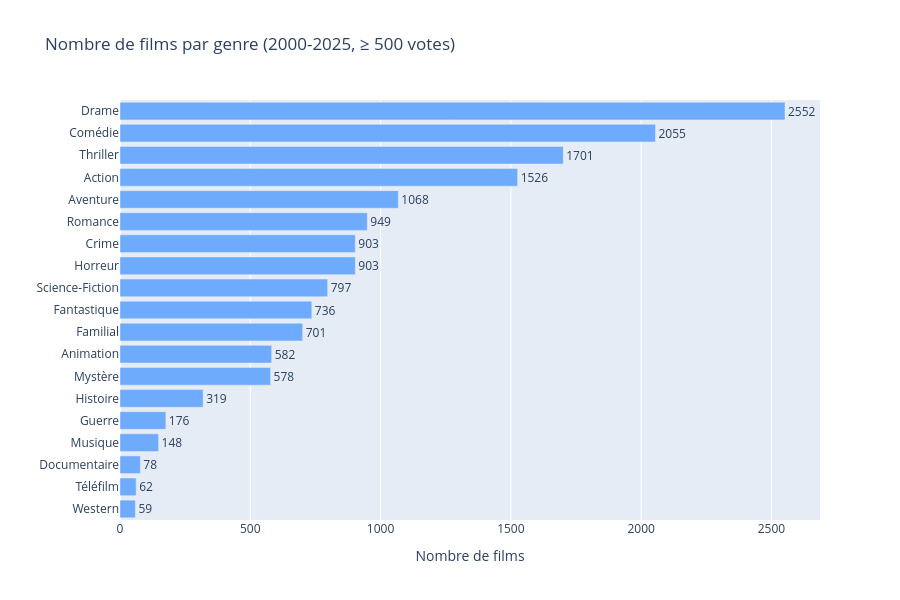

This figure's notebook cell:
### Markdown cell above
### *Nombre de films par genres*

### Code cell
fig = px.bar(
    genres.sort_values("nb_films"),         
    x="nb_films", y="genre", orientation="h", 
    title="Nombre de films par genre (2000-2025, ≥ 500 votes)",
    labels={"nb_films": "Nombre de films", "genre": ""},
    text="nb_films",color_discrete_sequence=["#6FABFC"]                    
)
fig.update_layout(height=600)
fig.update_traces(textposition="outside")
fig.show()

### Figure 1 — Plotly figure (JSON) as saved in the notebook; plotly's stock layout.template omitted (floating-point values rounded to 4 significant figures)
{"data": [{"hovertemplate": "Nombre de films=%{text}<br>=%{y}<extra></extra>", "legendgroup": "", "marker": {"color": "#6FABFC", "pattern": {"shape": ""}}, "name": "", "orientation": "h", "showlegend": false, "text": [59.0, 62.0, 78.0, 148.0, 176.0, 319.0, 578.0, 582.0, 701.0, 736.0, 797.0, 903.0, 903.0, 949.0, 1068.0, 1526.0, 1701.0, 2055.0, 2552.0], "textposition": "outside", "type": "bar", "x": [59, 62, 78, 148, 176, 319, 578, 582, 701, 736, 797, 903, 903, 949, 1068, 1526, 1701, 2055, 2552], "xaxis": "x", "y": ["Western", "Téléfilm", "Documentaire", "Musique", "Guerre", "Histoire", "Mystère", "Animation", "Familial", "Fantastique", "Science-Fiction", "Horreur", "Crime", "Romance", "Aventure", "Action", "Thriller", "Comédie", "Drame"], "yaxis": "y"}], "layout": {"barmode": "relative", "height": 600, "legend": {"tracegroupgap": 0}, "title": {"text": "Nombre de films par genre (2000-2025, ≥ 500 votes)"}, "xaxis": {"anchor": "y", "domain": [0, 1], "title": {"text": "Nombre de films"}}, "yaxis": {"anchor": "x", "domain": [0, 1], "title": {"text": ""}}}}
